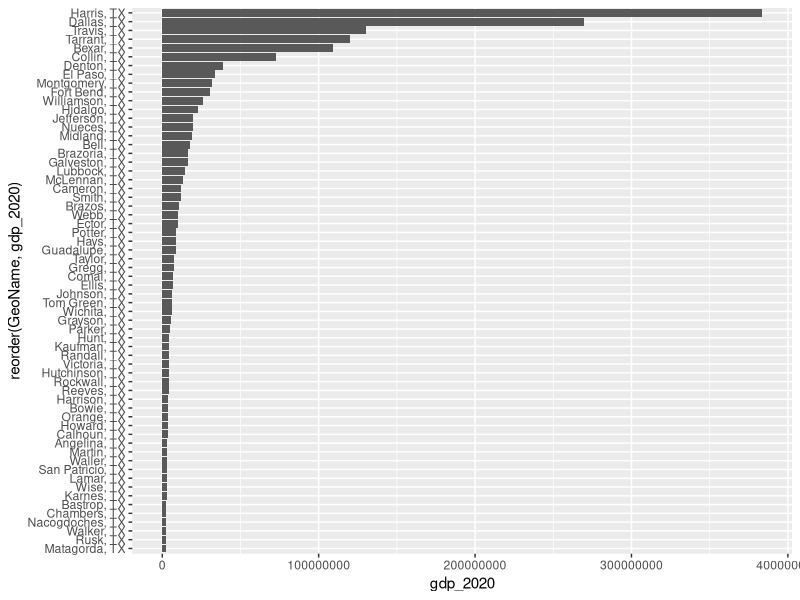
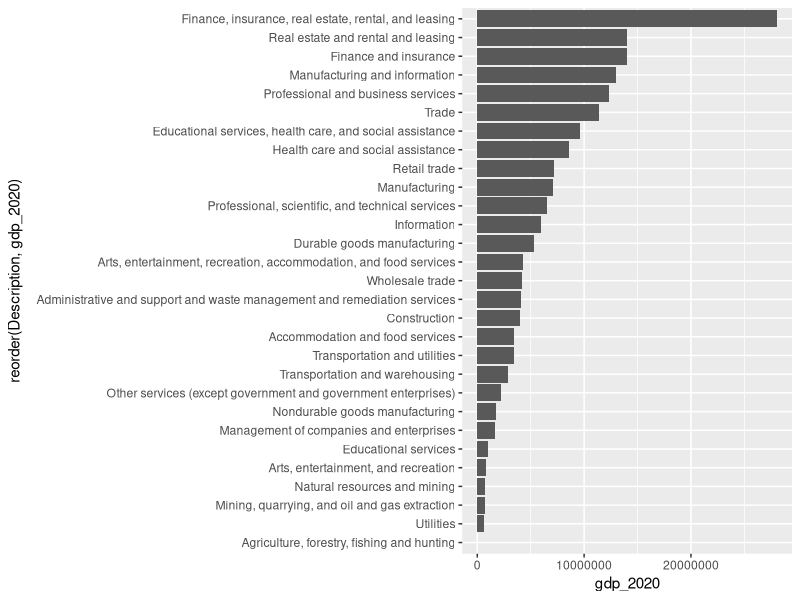
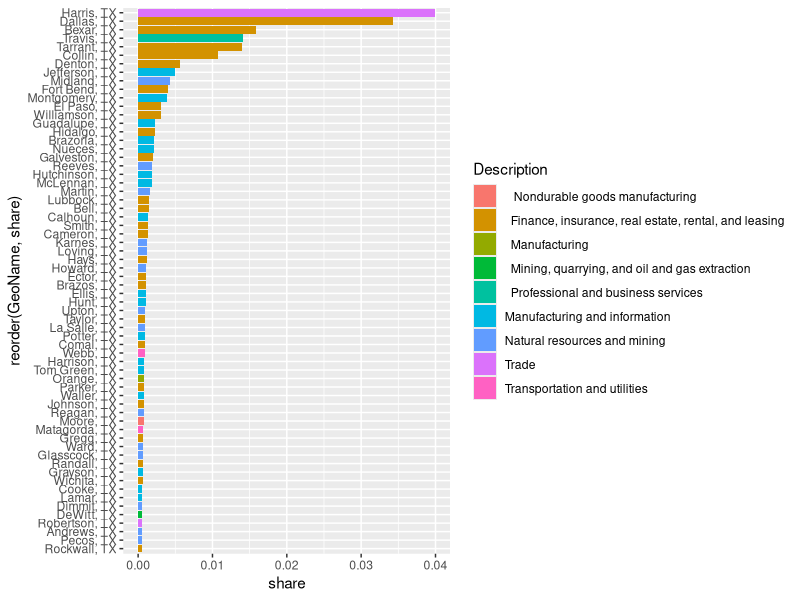

Generate these figures, in order, with R:
##################################################
#   URP-5493: Planning & Econ Development
#   Prof: Esteban Lopez Ochoa, PhD
#   Lab 1: Measures of Regional Economic Activity
#################################################


#-------- Part 0: Loading and Manipulating Data ----

# Website to explore the data: https://www.bea.gov 

# website to download the raw data: https://apps.bea.gov/regional/downloadzip.cfm



#loading the data
library(data.table)
gdp_tx<-fread("01_Lab/CAGDP2_TX_2001_2020.csv")

#cleaning the data


# Can we create a bar plot that shows where does Bexar's GDP falls within Texas?
library(ggplot2)
options(scipen = 999)
gdp_tx[,gdp_2020:=as.numeric(`2020`)]
summary(gdp_tx$gdp_2020)


ggplot(data = gdp_tx[Description=="All industry total" & GeoName!="Texas" & gdp_2020> 2348820,],aes(y=reorder(GeoName,gdp_2020),x=gdp_2020))+
  geom_bar(stat = 'identity')

# Can we create a bar plot for Bexar's GDP by industry

bexar<-gdp_tx[GeoName=="Bexar, TX",]

ggplot(data = bexar[IndustryClassification!="...",],aes(y=reorder(Description,gdp_2020),x=gdp_2020))+
  geom_bar(stat = "identity")

#---------------------------
# Primacy Index
#---------------------------
# Description: 
#   Measures what is the economic sector of a region r that has
# 	the highest share in the total of the economic activity of that
#	region.
# Formula:
#   P_rs=max(x_sr/X_r)
#		X_r	: Total economic Activity of a region r
#		x_sr	: Economic Activity of sector s at region r		 

X_r<-gdp_tx[GeoName=="Texas" & Description=="All industry total",gdp_2020]

gdp_tx[IndustryClassification!="...",share:=gdp_2020/X_r]

PI<-gdp_tx[GeoName!="Texas",.(share=max(share,na.rm = T)),by=.(GeoName)]

PI<-merge(PI,gdp_tx[,.(GeoName,Description,share)],by=c('GeoName','share'),all.x = T,sort=FALSE)

ggplot(data = PI[share>=quantile(share,0.75)],aes(y=reorder(GeoName,share),x=share,group=Description, fill=Description))+
  geom_bar(stat = "identity")


#---------------------------
# Location Quotient
#---------------------------
# Description: 
#   Measures the relative specialization of an economic sector of a 
# 	region r.
# Formula:
#	S_sr=
#   Q_rs=∑(x_sr/X_r)/(x_sR/X_SR)
#		x_sr	: Economic Activity of sector s at region r		 
#		X_r	: Total economic Activity of a region r
#		x_sR	: Economic Activity of sector s in all regions (reference)		 
#		X_SR	: Total economic Activity in all sectors and all regions



#---------------------------
# Market Potential
#---------------------------
# Description: 
#   Measures the accessibility of a spatial unit (r) to the rest of
#   markets in an area of analysis. It weights to the economic activity
#   of region r with respect to the distance of r to the rest of the regions
#   in the area of analysis R-ri={r1,..-ri.,R}
# Formula:
#   MP_ri=∑_j(P_rj/D_rirj)
#		D_rirj: Distance between region ri and rj
#		P_ri	: Economic Activity at rj		 






